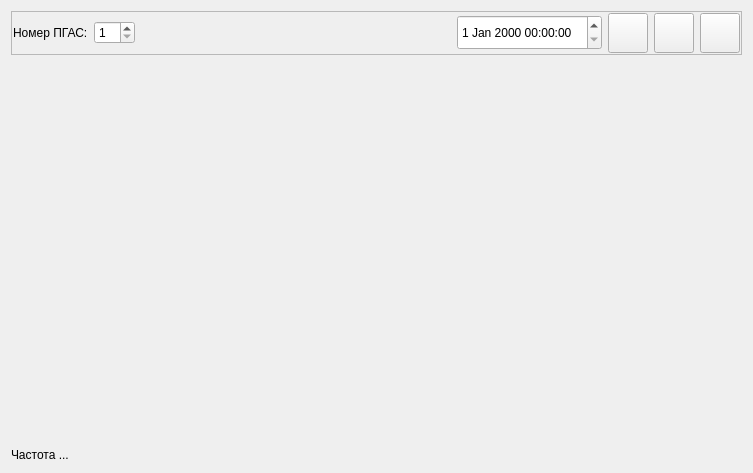
<?xml version="1.0" encoding="UTF-8"?>
<ui version="4.0">
 <class>ShPIndicator</class>
 <widget class="QWidget" name="ShPIndicator">
  <property name="geometry">
   <rect>
    <x>0</x>
    <y>0</y>
    <width>753</width>
    <height>473</height>
   </rect>
  </property>
  <property name="windowTitle">
   <string>Form</string>
  </property>
  <layout class="QVBoxLayout" name="verticalLayout">
   <item>
    <widget class="QFrame" name="frame">
     <property name="sizePolicy">
      <sizepolicy hsizetype="Preferred" vsizetype="Maximum">
       <horstretch>0</horstretch>
       <verstretch>0</verstretch>
      </sizepolicy>
     </property>
     <property name="frameShape">
      <enum>QFrame::StyledPanel</enum>
     </property>
     <property name="frameShadow">
      <enum>QFrame::Raised</enum>
     </property>
     <layout class="QHBoxLayout" name="horizontalLayout">
      <property name="leftMargin">
       <number>1</number>
      </property>
      <property name="topMargin">
       <number>1</number>
      </property>
      <property name="rightMargin">
       <number>1</number>
      </property>
      <property name="bottomMargin">
       <number>1</number>
      </property>
      <item>
       <widget class="QLabel" name="label">
        <property name="text">
         <string>Номер ПГАС:</string>
        </property>
       </widget>
      </item>
      <item>
       <widget class="QSpinBox" name="spinBox">
        <property name="minimum">
         <number>1</number>
        </property>
       </widget>
      </item>
      <item>
       <spacer name="horizontalSpacer">
        <property name="orientation">
         <enum>Qt::Horizontal</enum>
        </property>
        <property name="sizeHint" stdset="0">
         <size>
          <width>367</width>
          <height>20</height>
         </size>
        </property>
       </spacer>
      </item>
      <item>
       <widget class="QDateTimeEdit" name="dateTimeEdit">
        <property name="minimumSize">
         <size>
          <width>0</width>
          <height>35</height>
         </size>
        </property>
       </widget>
      </item>
      <item>
       <widget class="QToolButton" name="toolButton">
        <property name="minimumSize">
         <size>
          <width>40</width>
          <height>40</height>
         </size>
        </property>
        <property name="maximumSize">
         <size>
          <width>40</width>
          <height>40</height>
         </size>
        </property>
        <property name="text">
         <string/>
        </property>
       </widget>
      </item>
      <item>
       <widget class="QToolButton" name="undoToolButton">
        <property name="minimumSize">
         <size>
          <width>40</width>
          <height>40</height>
         </size>
        </property>
        <property name="maximumSize">
         <size>
          <width>40</width>
          <height>40</height>
         </size>
        </property>
        <property name="text">
         <string/>
        </property>
        <property name="icon">
         <iconset theme="edit-undo">
          <normaloff>.</normaloff>.</iconset>
        </property>
       </widget>
      </item>
      <item>
       <widget class="QToolButton" name="redoToolButton">
        <property name="minimumSize">
         <size>
          <width>40</width>
          <height>40</height>
         </size>
        </property>
        <property name="maximumSize">
         <size>
          <width>40</width>
          <height>40</height>
         </size>
        </property>
        <property name="text">
         <string/>
        </property>
        <property name="icon">
         <iconset theme="edit-redo">
          <normaloff>.</normaloff>.</iconset>
        </property>
       </widget>
      </item>
     </layout>
    </widget>
   </item>
   <item>
    <widget class="ShPIndicatorItem" name="widget" native="true"/>
   </item>
   <item>
    <widget class="QLabel" name="label_2">
     <property name="sizePolicy">
      <sizepolicy hsizetype="Preferred" vsizetype="Maximum">
       <horstretch>0</horstretch>
       <verstretch>0</verstretch>
      </sizepolicy>
     </property>
     <property name="text">
      <string>Частота ...</string>
     </property>
    </widget>
   </item>
  </layout>
 </widget>
 <customwidgets>
  <customwidget>
   <class>ShPIndicatorItem</class>
   <extends>QWidget</extends>
   <header location="global">ShPIndicatorItem.h</header>
   <container>1</container>
  </customwidget>
 </customwidgets>
 <resources/>
 <connections/>
</ui>
